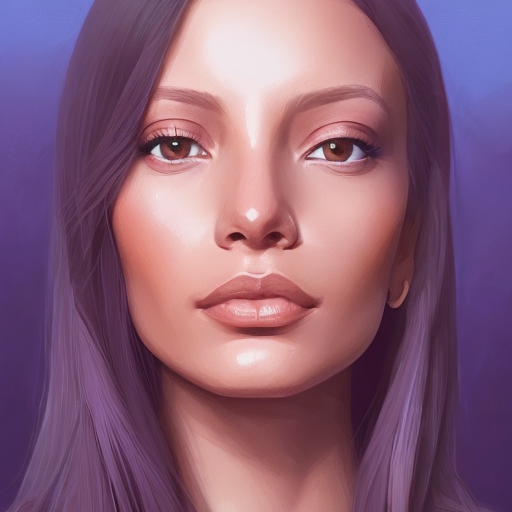
#> input picture Sobel/foto.png, 512 x 512 px
$ jupyter execute Sobel.ipynb   (older library calls are emulated)
#> lines starting #> are read from the running program, lines starting #| are printed output that depends on the picture
[cell 1]
import pathlib
import cv2
from pathlib import Path

[cell 2]
path = str(Path(pathlib.Path().absolute()).parents[0])
path+="/Sobel"

[cell 3]
import os
print(os.getcwd())

[cell 4]
image= cv2.imread(path+'/foto.png',cv2.IMREAD_GRAYSCALE)
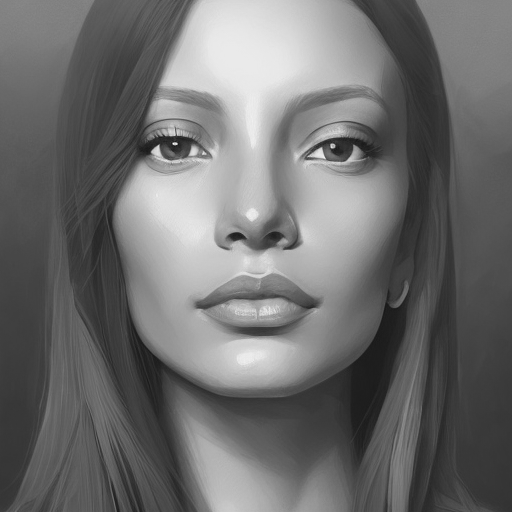
#> image: shape (512, 512); min 24, max 252, mean 109.9

[cell 5]
# remove noise
image_gaussian = cv2.GaussianBlur(image,(3,3),0)

[cell 6]
#sobel
image_sobelx = cv2.Sobel(image_gaussian,cv2.CV_8U,1,0,ksize=5)  # x
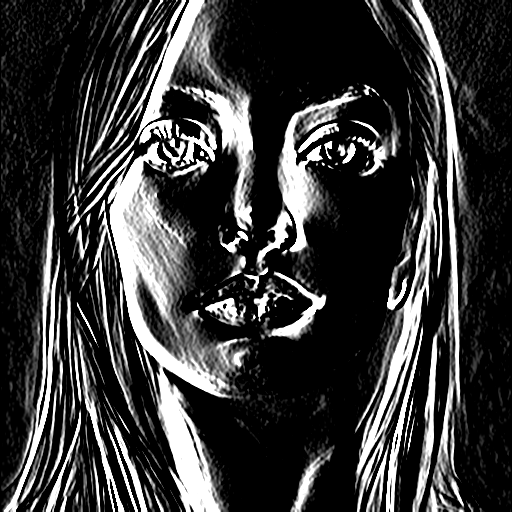
#> image_sobelx: shape (512, 512); min 0, max 255, mean 57
image_sobely = cv2.Sobel(image_gaussian,cv2.CV_8U,0,1,ksize=5)  # y
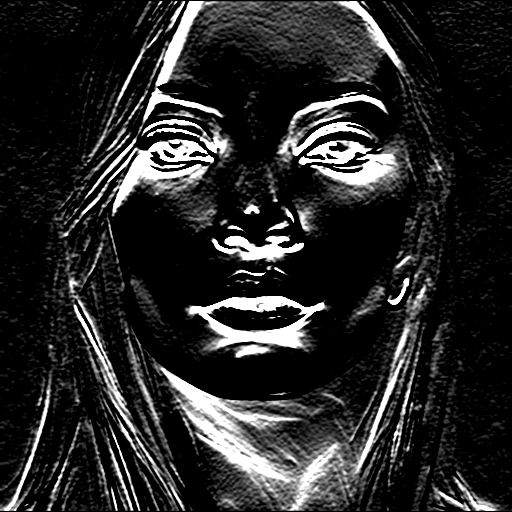
#> image_sobely: shape (512, 512); min 0, max 255, mean 39.7
image_sobel = image_sobelx + image_sobely
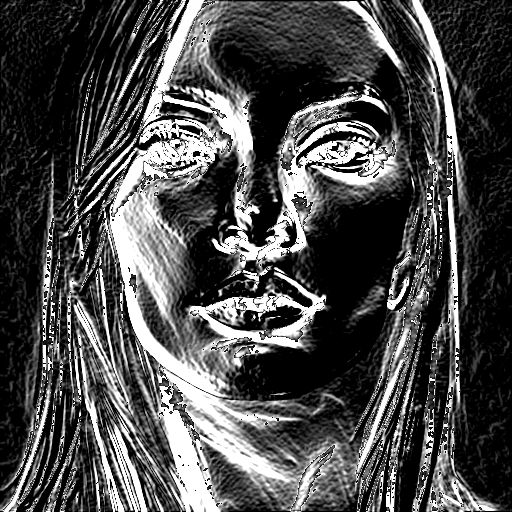
#> image_sobel: shape (512, 512); min 0, max 255, mean 75.2
